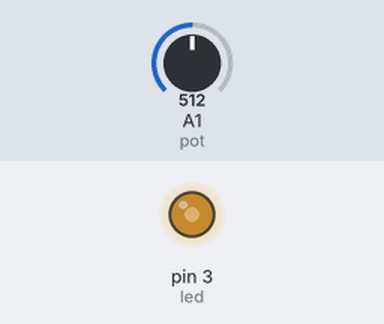
A sketch run on a simulated Arduino Uno, built with avr-gcc and run on an emulated ATmega328P. On the bench: output pins drawn as LEDs (lit = HIGH). The inputs (shaded band) are chosen by the test bench; at power-on: A1 (pot) = 512.

Above: at 1.2 s.
1.3 s: A1 (pot) set to 716
At 2.5 s:
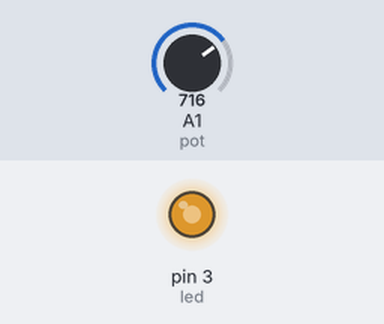
2.8 s: A1 (pot) set to 900
At 3.1 s:
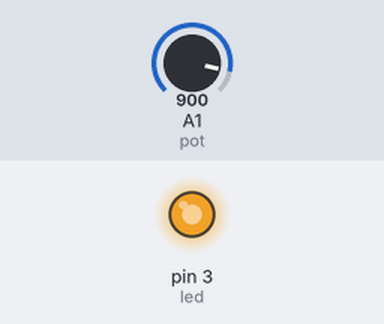
4.3 s: A1 (pot) set to 122
At 5.5 s:
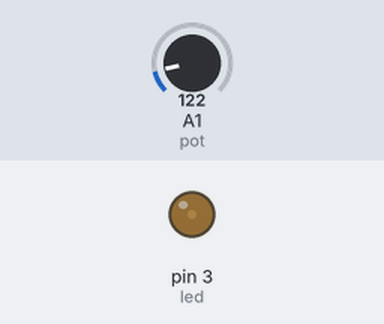
5.8 s: A1 (pot) set to 0
At 7.0 s:
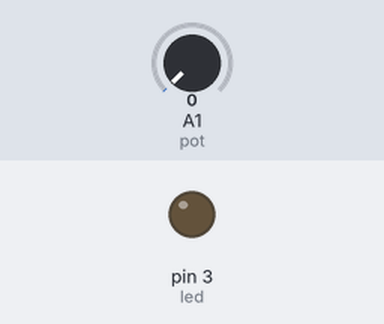
7.3 s: A1 (pot) set to 511
At 7.6 s:
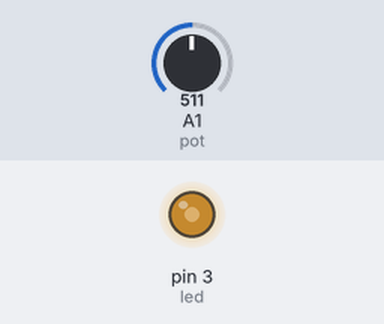
Timing chart, 0 to 9.8 s (numbered marks = the images above; inputs shaded):
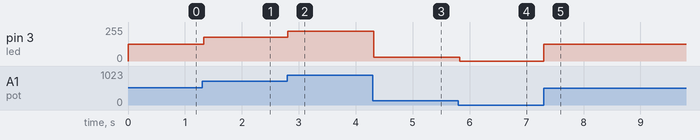

Measured:
- after the input at 1.3 s, pin 3 (led): 127/255 → 178/255 at once
- after the input at 2.8 s, pin 3 (led): 178/255 → 224/255 at once
- after the input at 4.3 s, pin 3 (led): 224/255 → 30/255 at once
- after the input at 5.8 s, pin 3 (led): 30/255 → 0/255 at once
- after the input at 7.3 s, pin 3 (led): 0/255 → 127/255 at once

The sketch:

potenciometro.ino
```cpp
int pot = 1;
int valor_pot;
int led = 3;
void setup() {
  // put your setup code here, to run once:
  Serial.begin(9600);
  pinMode(led,OUTPUT);
}

void loop() {
  // put your main code here, to run repeatedly:
  valor_pot = analogRead(pot);
  analogWrite(led,map(valor_pot,0,1023,0,255));
  delay(30);
}
```
